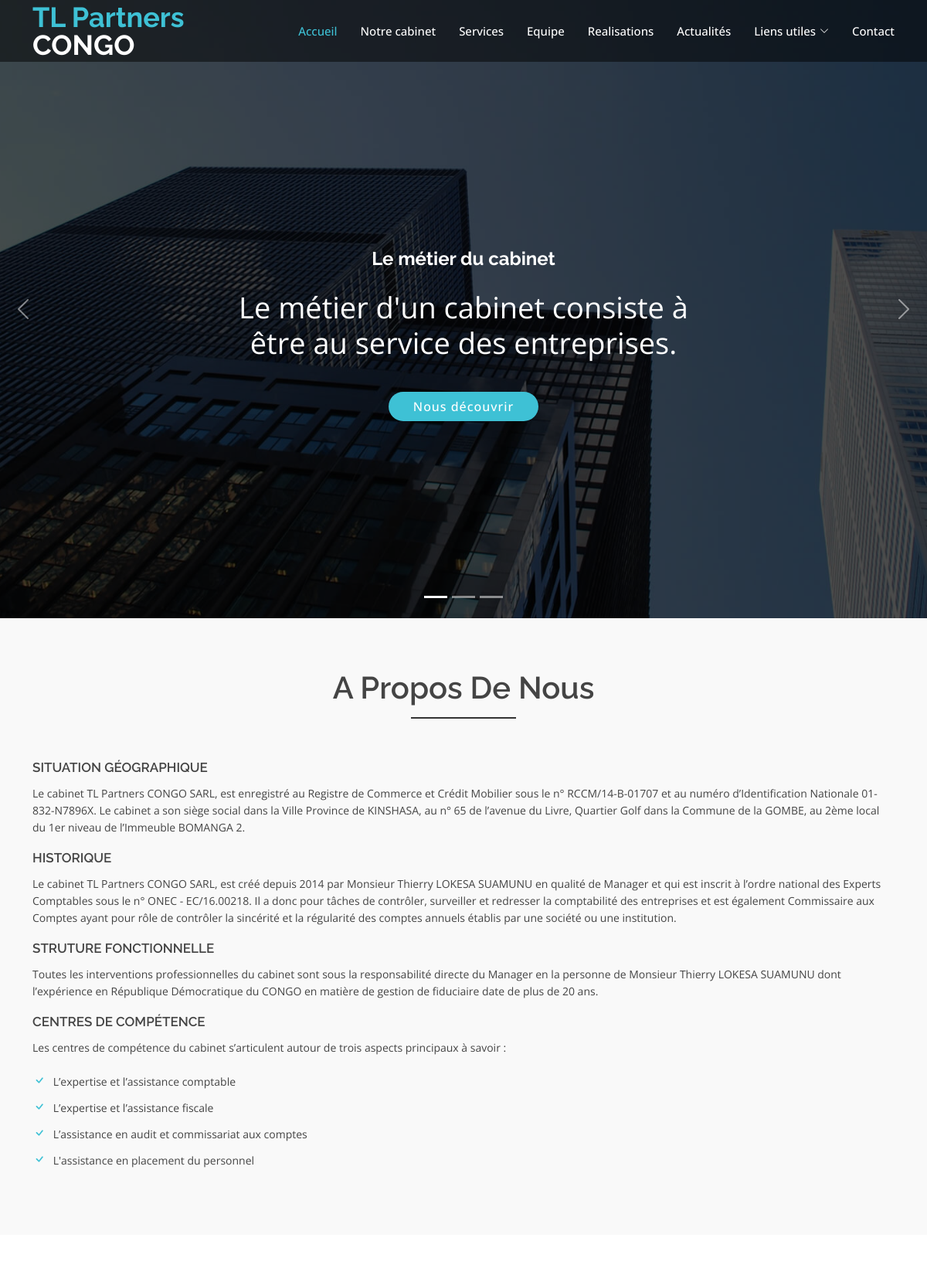
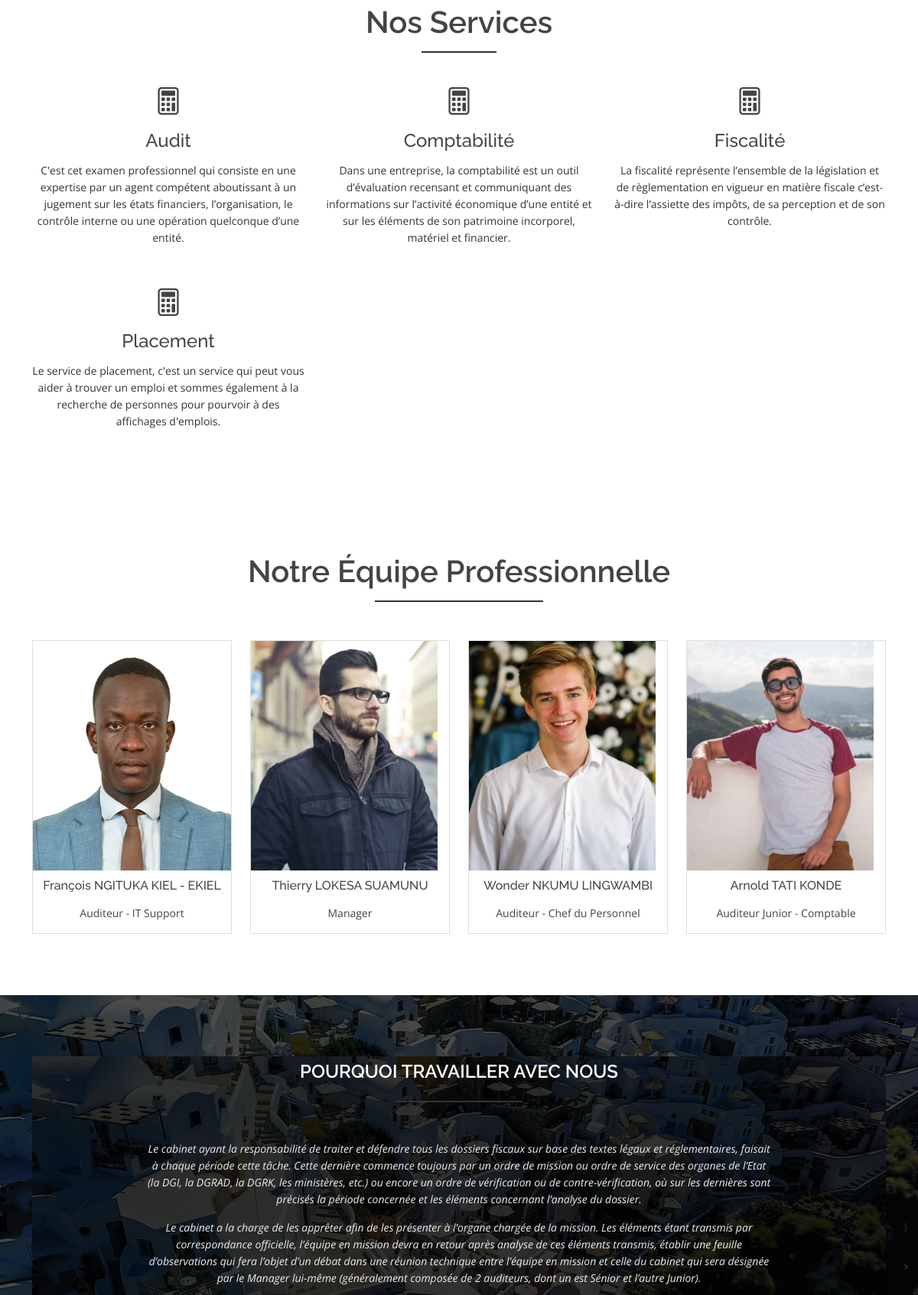
Page /tlp/ (upper part) on the committed database (2 pictures, top to bottom).
### tlp/models.py (models this page shows, shortened)
class Services(models.Model):
    Libellé = models.CharField(max_length=20)
    Commentaires = models.TextField()

class Equipe(models.Model):
    Nom_complet = models.CharField(max_length=30)
    Fonction = models.CharField(max_length=50)
    Expertise = models.CharField(max_length=50)
    Profil = models.ImageField(storage=fs)
    Adresse_mail = models.CharField(max_length=50)
    Lien_fcbk = models.CharField(max_length=70)
    Lien_insta = models.CharField(max_length=70)
    Lien_tweet = models.CharField(max_length=70)
    Lien_whatsapp = models.CharField(max_length=70)
    Lien_linkedin = models.CharField(max_length=70)

### tlp/views.py (the view)
# urls.py: path('', views.index, name='index'),
def index(request):
    try:
        services = Services_Class.listServices()
        equipes = Equipe_Class.listEquipe()
        listmessages=dao_message.listMessage()
        dic = {
            'titre':"TL Partners CONGO SARL",
            'model':services,
            'equipes':equipes,
            'listmessages':listmessages
        }
        response = TemplateResponse(request, 'index.html', dic)
        return response
    except Exception as e:
        return HttpResponse("Erreur")

### tlp/dao/dao_message.py (called while the page is built)
    @staticmethod
    def listMessage():
        try:
            return Model_Message.objects.all()
        except Exception as e :
            print(e)
            return None

### tlp/models_Classes/Model_Service.py (called while the page is built)
    @staticmethod
    def listServices():
        try:
            return Services.objects.all()
        except Exception as e :
            print(e)
            return None

### tlp/models_Classes/Model_equipe.py (called while the page is built)
    @staticmethod
    def listEquipe():
        try:
            return Equipe.objects.all()
        except Exception as e :
            print(e)
            return None

### tlp/templates/index.html (shortened to what this page needs)
{% load static %}
<!DOCTYPE html>
<html lang="en">
<head>
  <link href="{% static 'statique/vendor/animate.css/animate.min.css'%}" rel="stylesheet">
  <link href="{% static 'statique/vendor/bootstrap/css/bootstrap.min.css'%}" rel="stylesheet">
  <link href="{% static 'statique/vendor/bootstrap-icons/bootstrap-icons.css'%}" rel="stylesheet">
  <link href="{% static 'statique/vendor/boxicons/css/boxicons.min.css'%}" rel="stylesheet">
  <link href="{% static 'statique/vendor/glightbox/css/glightbox.min.css'%}" rel="stylesheet">
  <link href="{% static 'statique/vendor/swiper/swiper-bundle.min.css'%}" rel="stylesheet">
  <link href="{% static 'statique/css/style.css'%}" rel="stylesheet">
</head>
<body>
  <header id="header" class="fixed-top d-flex align-items-center">
    <div class="container d-flex justify-content-between">
      <div class="logo">
        <h1><a href="index.html"><span>TL Partners</span> CONGO</a></h1>
      </div>
      <nav id="navbar" class="navbar">
        <ul>
          <li><a class="nav-link scrollto active" href="#hero">Accueil</a></li>
          <li><a class="nav-link scrollto" href="#about">Notre cabinet</a></li>
          <li><a class="nav-link scrollto" href="#services">Services</a></li>
          <li><a class="nav-link scrollto" href="#team">Equipe</a></li>
          <li><a class="nav-link scrollto" href="#realisations">Realisations</a></li>
          <li><a class="nav-link scrollto" href="#actualites">Actualités</a></li>
          <li class="dropdown"><a href="#"><span>Liens utiles</span> <i class="bi bi-chevron-down"></i></a>
          </li>
          <li><a class="nav-link scrollto" href="#contact">Contact</a></li>
        </ul>
      </nav>
    </div>
  </header>
  <section id="hero">
    <div class="hero-container">
      <div id="heroCarousel" class="carousel slide carousel-fade" data-bs-ride="carousel" data-bs-interval="5000">
        <ol id="hero-carousel-indicators" class="carousel-indicators"></ol>
        <div class="carousel-inner" role="listbox">
          <div class="carousel-item active" style="background-image: url(/static/statique/img/hero-carousel/1.jpg)">
            <div class="carousel-container">
              <div class="container">
                <h2 class="animate__animated animate__fadeInDown">Le métier du cabinet </h2>
                <p class="animate__animated animate__fadeInUp">Le métier d'un cabinet consiste à être au service des entreprises.</p>
                <a href="#about" class="btn-get-started scrollto animate__animated animate__fadeInUp">Nous découvrir</a>
              </div>
            </div>
          </div>
        </div>
        <a class="carousel-control-prev" href="#heroCarousel" role="button" data-bs-slide="prev">
          <span class="carousel-control-prev-icon bi bi-chevron-left" aria-hidden="true"></span>
        </a>
        <a class="carousel-control-next" href="#heroCarousel" role="button" data-bs-slide="next">
          <span class="carousel-control-next-icon bi bi-chevron-right" aria-hidden="true"></span>
        </a>
      </div>
    </div>
  </section>
  <main id="main">
    <div id="about" class="about-area area-padding">
      <div class="container">
        <div class="row">
          <div class="col-md-12 col-sm-12 col-xs-12">
            <div class="section-headline text-center">
              <h2>A propos de nous</h2>
            </div>
          </div>
        </div>
        <div class="row">
          <div class="col-md-12 col-sm-12 col-xs-12">
            <div class="well-middle">
              <div class="single-well">
                <a href="#">
                  <h4 class="sec-head">Situation géographique</h4>
                </a>
                <p>
                  Le cabinet TL Partners CONGO SARL, est enregistré au Registre de Commerce et Crédit Mobilier sous le n° RCCM/14-B-01707 et au numéro d’Identification Nationale 01-832-N7896X. Le cabinet a son siège social dans la Ville Province de KINSHASA, au n° 65 de l’avenue du Livre, Quartier Golf dans la Commune de la GOMBE, au 2ème local du 1er niveau de l’Immeuble BOMANGA 2.
                </p>
                <a href="#">
                  <h4 class="sec-head">Historique</h4>
                </a>
                <p>
                  Le cabinet TL Partners CONGO SARL, est créé depuis 2014 par Monsieur Thierry LOKESA SUAMUNU en qualité de Manager et qui est inscrit à l’ordre national des Experts Comptables sous le n° ONEC - EC/16.00218. Il a donc pour tâches de contrôler, surveiller et redresser la comptabilité des entreprises et est également Commissaire aux Comptes ayant pour rôle de contrôler la sincérité et la régularité des comptes annuels établis par une société ou une institution.
                </p>
                <a href="#">
                  <h4 class="sec-head">Struture Fonctionnelle</h4>
                </a>
                <p>
                  Toutes les interventions professionnelles du cabinet sont sous la responsabilité directe du Manager en la personne de Monsieur Thierry LOKESA SUAMUNU dont l’expérience en République Démocratique du CONGO en matière de gestion de fiduciaire date de plus de 20 ans.
                </p>
                <a href="#">
                  <h4 class="sec-head">Centres de compétence</h4>
                </a>
                <p>
                  Les centres de compétence du cabinet s’articulent autour de trois aspects principaux à savoir :
                </p>
                <ul>
                  <li>
                    <i class="bi bi-check"></i> L’expertise et l’assistance comptable
                  </li>
                  <li>
                    <i class="bi bi-check"></i> L’expertise et l’assistance fiscale
                  </li>
                  <li>
                    <i class="bi bi-check"></i> L’assistance en audit et commissariat aux comptes
                  </li>
                  <li>
                    <i class="bi bi-check"></i> L'assistance en placement du personnel
                  </li>
                </ul>
              </div>
            </div>
          </div>
        </div>
      </div>
    </div>
    <div id="services" class="services-area area-padding">
      <div class="container">
        <div class="row">
          <div class="col-md-12 col-sm-12 col-xs-12">
            <div class="section-headline services-head text-center">
              <h2>Nos services</h2>
            </div>
          </div>
        </div>
        <div class="row text-center">
          {%for Services in model%}
          <div class="col-md-4 col-sm-4 col-xs-12">
            <div class="about-move">
              <div class="services-details">
                <div class="single-services">
                  <a class="services-icon" href="#">
                    <i class="bi bi-calculator"></i>
                  </a>
                  <h4>{{Services.Libellé}}</h4>
                  <p>
                    {{Services.Commentaires}}
                  </p>
                </div>
              </div>
            </div>
          </div>
          {%endfor%}
        </div>
      </div>
    </div>
    <div id="team" class="our-team-area area-padding">
      <div class="container">
        <div class="row">
          <div class="col-md-12 col-sm-12 col-xs-12">
            <div class="section-headline text-center">
              <h2>Notre équipe professionnelle</h2>
            </div>
          </div>
        </div>
        <div class="row">
          {%for Equipe in equipes%}
          <div  class="col-md-3 col-sm-3 col-xs-12">
            <div class="single-team-member">
              <div  class="team-img">
                <a href="#">
                  <img style="width:640;height:300px;"  src={{Equipe.Profil.url}} alt="">
                </a>
              </div>
              <div class="team-content text-center">
                <h6>{{Equipe.Nom_complet}}</h6>
                <p>{{Equipe.Fonction}}</p>
              </div>
            </div>
          </div>
          {%endfor%}
        </div>
      </div>
    </div>
    <div id="testimonials" class="testimonials">
      <div class="container">
        <div class="testimonials-slider swiper">
          <div class="swiper-wrapper">
            <div class="swiper-slide">
              <div class="testimonial-item">
                <div class="reviews-area">
                  <div class="row g-0">
                    <div class="col-lg-12 work-right-text d-flex align-items-center">
                      <div class="section-headline text-center">
                        <div class="px-5 py-5 py-lg-0">
                          <h2>Pourquoi travailler avec nous</h2>
                          <p>Le cabinet ayant la responsabilité de traiter et défendre tous les dossiers fiscaux sur base des textes légaux et réglementaires, faisait à chaque période cette tâche. Cette dernière commence toujours par un ordre de mission ou ordre de service des organes de l’Etat (la DGI, la DGRAD, la DGRK, les ministères, etc.) ou encore un ordre de vérification ou de contre-vérification, où sur les dernières sont précisés la période concernée et les éléments concernant l’analyse du dossier.</p>
                          <p>Le cabinet a la charge de les apprêter afin de les présenter à l’organe chargée de la mission. Les éléments étant transmis par correspondance officielle, l’équipe en mission devra en retour après analyse de ces éléments transmis, établir une feuille d’observations qui fera l’objet d’un débat dans une réunion technique entre l’équipe en mission et celle du cabinet qui sera désignée par le Manager lui-même (généralement composée de 2 auditeurs, dont un est Sénior et l’autre Junior).</p>
                        </div>
                      </div>
                    </div>
                  </div>
                </div>
              </div>
            </div>
          </div>
        </div>
      </div>
    </div>
  </main>
</body>
</html>

### rows in the picture
Services: Libellé "Audit", Commentaires "C'est cet examen professionnel qui consiste en une expertise par un agent compétent aboutissant à un jugement sur les états financiers, l’organisation, le contrôle interne ou une opération quelconque d’une entité."
Services: Libellé "Comptabilité", Commentaires "Dans une entreprise, la comptabilité est un outil d’évaluation recensant et communiquant des informations sur l’activité économique d’une entité et sur les éléments de son patrimoine incorporel, matériel et financier."
Services: Libellé "Fiscalité", Commentaires "La fiscalité représente l’ensemble de la législation et de règlementation en vigueur en matière fiscale c’est-à-dire l’assiette des impôts, de sa perception et de son contrôle."
Services: Libellé "Placement", Commentaires "Le service de placement, c'est un service qui peut vous aider à trouver un emploi et sommes également à la recherche de personnes pour pourvoir à des affichages d'emplois."
Equipe: Profil (picture), Nom_complet "François NGITUKA KIEL - EKIEL", Fonction "Auditeur - IT Support"
Equipe: Profil (picture), Nom_complet "Thierry LOKESA SUAMUNU", Fonction "Manager"
Equipe: Profil (picture), Nom_complet "Wonder NKUMU LINGWAMBI", Fonction "Auditeur - Chef du Personnel"
Equipe: Profil (picture), Nom_complet "Arnold TATI KONDE", Fonction "Auditeur Junior - Comptable"
